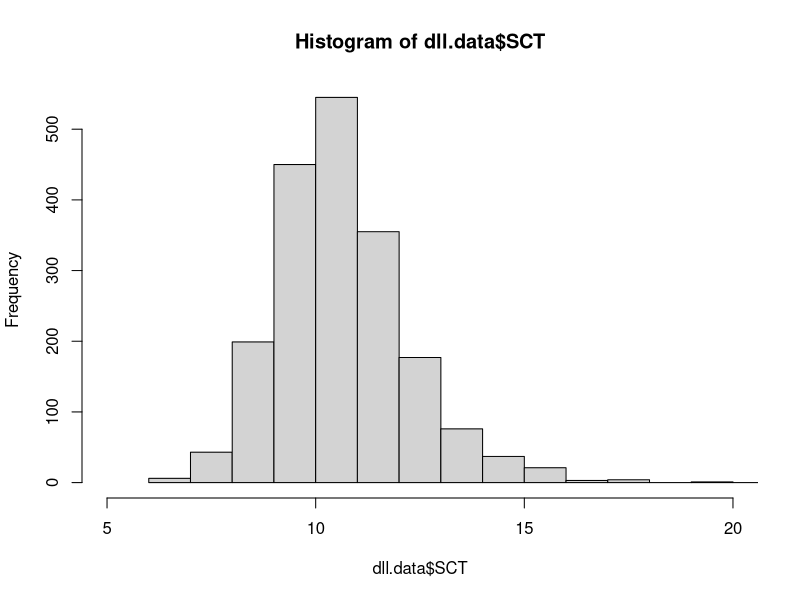
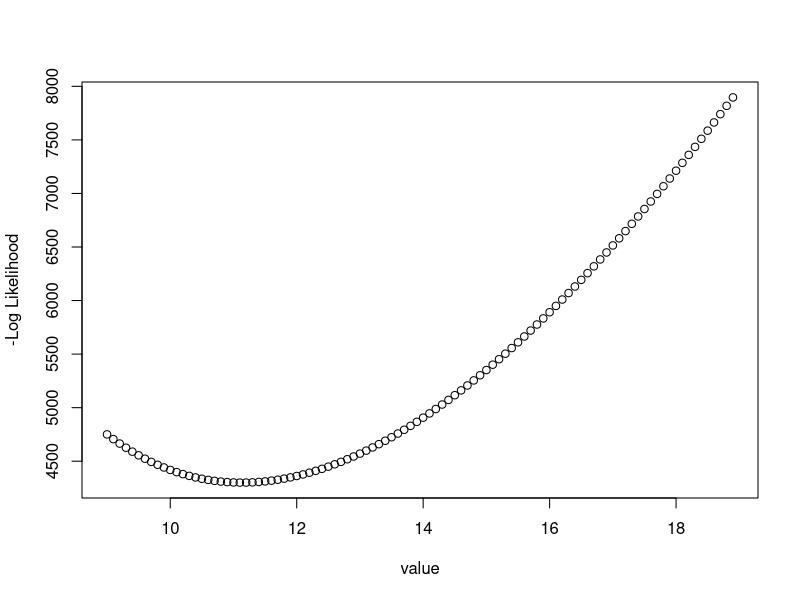
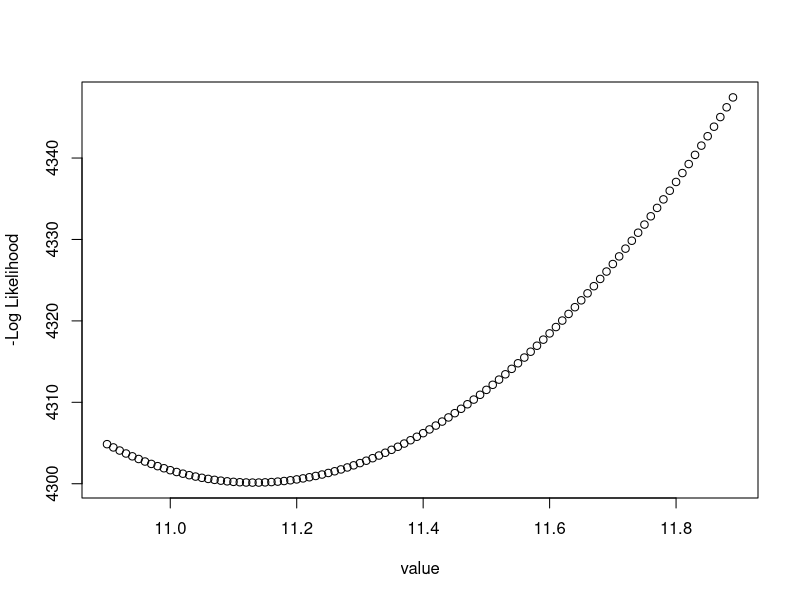

These charts were generated, in order, by the following R code: (Note: this script raises an error after producing the figures.)
# Introduction to maximum likelihood estimation - PART II

# Written by Ian Dworkin,  modified October 14th/2010

#(using the functions of Ben Bolker  http://www.zoo.ufl.edu/bolker/)
# BOOK: Ecological models and data in R. 2008 PUP.

#  setwd("C:/Documents and Settings/Ian Dworkin/My Documents/Work/R-Project/Dll data")  # WINDOWS
setwd("/Users/ian/R/R scripts/Dll data/")   # MAC
dll.data = read.csv("dll.csv", header=TRUE) 
dll.data = na.omit(dll.data)


# not sure if I need these, but...
# dll.data$temp <- factor(dll.data$temp)
# dll.data$replicate <- factor(dll.data$replicate)

# let's look at the distribution of the number of sex comb teeth, as well as 
# its mean and sd
mean(dll.data$SCT)
sd(dll.data$SCT)
hist(dll.data$SCT, xlim = c(5, 20))


# The logic of numeric likelihood - Brute Force
### getting a likelihood for a single parameter estimate
# Assume SCT# is distributed poisson, and we want to see the likelihood for a parameter estimate
# of lambda = 11


# Let us write a function to calculate the likelihood of a set of parameters given the data.

# Since the number of SCT bristles is discrete and is constrained to be positive, let us start with a poisson distribution with lambda = l.
# k = SCT        # the data vector. 
pois1 = function(l, k=dll.data$SCT){
  -sum(dpois(k,l,log=TRUE))     # negative log likelihood calculator, notice log=T. This allows us to add instead of multiply
  }




# trial1
# what is the likelihood of lambda = l (11 in this case)
pois1_lambda_11 = pois1(l=11, k=dll.data$SCT)
pois1_lambda_11 # outputs the neg log-likelihood

#trial2, lambda= 12
pois1_lambda_12 = pois1(l=12,k=dll.data$SCT)
pois1_lambda_12
# this would be bloody slow, try it looped.

#### NOTE: WE HAVE NOT YET PERFORMED ANY OPTIMIZATION!!!!
 
 
 # So how do we find the best estimate?
 
 # let's try a brute force approach.
 
 # with a for loop. - BRUTE FORCE!!!!  
 N= 100
 l=9 # initial value for lambda
 loglik = numeric(N)      # empty vector of length N to hold the loglik's for given parameter value
 value = numeric(N)       # empty vector of length N to hold the parameter values
 for (i in 1:N) {
   loglik[i] = pois1(l,k=dll.data$SCT); value[i] =l;  
   l = l+0.1
   }
 plot(loglik~value, ylab = '-Log Likelihood') # this gets us in the neighbourhood, but not close enough
 
 # let's try smaller steps, closer to the approximate MLE for the parameter
 N= 100
 l=10.9
 loglik = numeric(N)      # empty vector of length N to hold the loglik's for given parameter value
 value = numeric(N)       # empty vector of length N to hold the parameter values
 for (i in 1:N) {
   loglik[i] = pois1(l,k=dll.data$SCT); value[i] =l;  
   l = l+0.01
   }
 plot(loglik~value, ylab = '-Log Likelihood')
 
dat.ml.fit <- cbind(loglik, value) 
which.min(dat.ml.fit[,1])
dat.ml.fit[which.min(dat.ml.fit[,1]),] # This extracts the row with the lowest -loglik

 # ok this tells us that the MLE for SCT# is ~ 11.13 or so
 # but this approach is very approximate, and extremely laborious!!!!
 
 
############# USING R's built in optimization functions  ########

# this first part does nothing terribly interesting, just estimates mean & sd
# but it is used for illustrative purposes

# first using fitdistr    - MLE for univariate distributions
 library(MASS)
 q2 = fitdistr(SCT, densfun = "poisson")
 q2
 -logLik(q2);
 AIC(q2)
 # this provides a similar estimate to what we observed for the method of moments,
 # and our brute force approach, both in terms of parameter MLE, and the log-likelihoods themselves
  

# if you want you can check if another distribution, such as normal/gaussian
q1 = fitdistr(SCT, densfun = "normal")
q1
-logLik(q1)
AIC(q1)
mle.q1 = coef(q1)
# Also provides very similar estimates to those above.   AIC is smaller. Explain .


 # 2 parameters for the normal, one for poisson... try the negative binomial ()

q.neg.binom <- fitdistr(SCT, densfun = "negative binomial", start = list(size=50000,mu=11), method="BFGS")
q.neg.binom
AIC(q.neg.binom)

# THis is not giving as good a fit?? perhaps not optimizing well (play with size, start at low numbers and go up.)

# In any case it is clear that a normal distribution is still a better fit, why?

# it may be easier to look at the poisson & negative binomial by drawing random samples
# numbers represent MLE (except size for neg binom)
sim.neg.binom <- rnbinom(length(SCT),size=1000, mu=11.13)
sim.poisson <- rpois(length(SCT),lambda=11.13)
sim.normal <- rnorm(length(SCT),mean=11.13, sd=1.62)
par(mfrow=c(2,2))
hist(sim.normal, xlim=c(0,20), ylim=c(0,550))
hist(sim.neg.binom, xlim=c(0,20), ylim=c(0,550))
hist(sim.poisson, xlim=c(0,20), ylim=c(0,550))
hist(SCT, xlim=c(0,20), ylim=c(0,550))
# none are perfect, but normal certainly comes closest.. The poisson and neg. binom both seem to have to variances that are too great We could certainly try gamma as well...


# let's overlay the observed and the theoretical given the MLE for the normal.
par(mfrow=c(1,1))
 plot(hist(dll.data$SCT),freq=F,main="",xlab="SCT #",
     ylab="Probability density",col="darkgray", xlim=c(5,20))
n <- nrow(dll.data)
curve(dnorm(x,mean(dll.data$SCT),sd(dll.data$SCT)),lty=2,add=TRUE)

# or alternatively.. computing the density of the data, and overlaying the theoretical
plot(density(SCT,adjust=2)) #check out what happens when adjust=1 or less...
curve(dnorm(x,mean(dll.data$SCT),sd(dll.data$SCT)),lty=2,add=TRUE,col="red")


 ########################
# using the MLE(stats4 library) wrapper for the function optimize. 
# This is a general and flexible way to perform MLE.
library(stats4)

# we can do this for the poisson distribution, using the pois1 function we wrote above
# with a few small changes for ease.

pois1 = function(l){              # just has the lamdba parameter in it.
  -sum(dpois(SCT,l,log=TRUE))     # negative log likelihood calculator
  }
  
mle.pois = mle(pois1, start = list(l=11)) # starting list for parameters, in this case poisson only has lambda.
summary(mle.pois)
-logLik(mle.pois)
# lots of useful things you can do with the mle object, see ?mle
plot(profile(mle.pois)) # likelihood profile
confint(mle.pois) # confidence intervals for 
AIC(mle.pois)


# for normal distribution
normNLL1 =function(m, sd1) {
    -sum(dnorm(SCT, mean=m, sd = sd1, log=T))
       }
mle.1 = mle(normNLL1, start = list(m = 11, sd1 = 2)) # starting list has both a mean and a standard deviation
summary(mle.1)
-logLik(mle.1) # the same as we observed for fitdistr.  
plot(profile(mle.1)) # likelihood profile
confint(mle.1)
AIC(mle.1)

# You will notice that you are getting the "In dnorm(x, mean, sd, log) : NaNs produced" warning
mle.2 = mle(normNLL1, start = list(m = 11, sd1 = 2), method="L-BFGS-B", lower=0.0002)
summary(mle.2)
AIC(mle.2)
confint(mle.2)
# No difference, just no warning. All we have done is set a lower constraint for the parameter search.





# In addition there is the bbmle library by Ben bolker which has an mle function
#  (mle2 so as not to confuse it with mle in stats4) which is also a wrapper for 
# optimize, and also has some nice functions
##################
# What if we want to test if genotype (wt VS Dll) has an effect on SCT number, and 
# what their MLE's would be? (i.e. an ANOVA for genotype)

#Before that let's explore it numerically.
# let us compare the estimates by genotype

# subsets of the data

dll.SCT = dll.data[dll.data$genotype=="Dll", "SCT"]   # notice " == "
# selecting observations for the Dll genotype only
l1 = length(dll.SCT)  # length of vector of values

 # and for wild type (wt)
wt.SCT = dll.data[dll.data$genotype=="wt", "SCT"]
l2 = length(wt.SCT)

# likelihood function
dll.pois = function(l, k1){
  -sum(dpois(k1,l,log=TRUE))     # negative log likelihood calculator
  }
k1 = dll.SCT

wt.pois = function(l, k2){
  -sum(dpois(k2,l,log=TRUE))     # negative log likelihood calculator
  }
k2 = wt.SCT


# numerical optimization
# For Dll
 N= 250
 l=10.0
 loglik1 = numeric(N)      # empty vector of length N to hold the loglik's for given parameter value
 value = numeric(N)       # empty vector of length N to hold the parameter values
 for (i in 1:N) {
   loglik1[i] = dll.pois(l,k1); value[i] =l;  
   l = l+0.01
   }
 #plot(loglik1~value, ylab = '-Log Likelihood') 
 
 #For wt
  N= 250
 l=10.0
 loglik2 = numeric(N)      # empty vector of length N to hold the loglik's for given parameter value
 value = numeric(N)       # empty vector of length N to hold the parameter values
 for (i in 1:N) {
   loglik2[i] = wt.pois(l,k2); value[i] =l;  
   l = l+0.01
   }
 #plot(loglik2~value, ylab = '-Log Likelihood', col='red')
 
 par(mfrow=c(1,2))
 plot(loglik1~value, ylab = '-Log Likelihood', main = 'MLE(SCT) for Dll')
 plot(loglik2~value, ylab = '-Log Likelihood', col='red', main = 'MLE(SCT) for wt')
 
 # we can also look at the MLE's for each subset 
 require(MASS)
 q.Dll = fitdistr(dll.SCT, densfun = "poisson")
 q.Dll
s1 = -logLik(q.Dll)
 
 
 q.wt = fitdistr(wt.SCT, densfun = "poisson")
 q.wt
 s2 = -logLik(q.wt)
 
 # let's look at the changes in logLik relative to that for the MLE
 loglik1B = loglik1 - s1[1]
 loglik2B = loglik2 -  s2[1]
 par(mfrow=c(1,2))
 plot(loglik1B~value, main = "MLE(SCT) for Dll genotype", ylab = "delta logLik")
 plot(loglik2B~value, main = "MLE(SCT) for wt  genotype", ylab = "delta logLik", col = 'red')

# how about confidence intervals? 
# According to Edwards (1992) an approximate 95% confidence intervals is 2 loglik units
# on either side of the mle
 
 s1_min = s1[1] - 2
 s1_max = s1[1] + 2
 s2_min = s2[1] - 2
 s2_max = s2[1] + 2
 
 par(mfrow=c(1,2))
 plot(loglik1B~value, main = "MLE(SCT) for Dll genotype", ylab = "delta logLik")
 abline(h=2)
 plot(loglik2B~value, main = "MLE(SCT) for wt  genotype", ylab = "delta logLik", col = 'red')
 abline(h=2)
 
 # this approach is fine for quick and dirty, but there is a more formal method.
 cutoffs = c(0, qchisq(c(0.95, 0.99), 1)/2) # based on chisquare, the 95 and 99% CIs. How did I figure out df's for this distribution?
 par(mfrow=c(1,2))
 plot(loglik1B~value, main = "MLE(SCT) for Dll genotype", ylab = "delta logLik")
 abline(h = cutoffs, lty = 1:3)
 text(rep(0.5, 3), cutoffs + 0.2, c("min", "95%", "99%"))
 plot(loglik2B~value, main = "MLE(SCT) for wt  genotype", ylab = "delta logLik", col = 'red')
 abline(h = cutoffs, lty = 1:3)
 text(rep(0.5, 3), cutoffs + 0.2, c("min", "95%", "99%"))
 
 # Even at a course eyeball level, clearly the CI's do not overlap.
 
 # you could also do this, without using the delta logLik just by adding the the minimum logLik
 # at the MLE...
 
 
 # LRT, using the approximate chi2 distribution of  LR - comments about how
 # poor an approximation this is at the boundary. 
 
 
 
 # Some other packages for numerical optimization.
 
 # In addition to optim, mle (stats4), mle2(bbmle), fitdistr (MASS) there are a few more options
 
 #optimize (stats) - for one dimensional optimization.
 #costrOptim - constrained optimization (more constraints than L_BFGS-B)
 #nlminb - optimization using port routines
 # nlm - nonlinear optimization